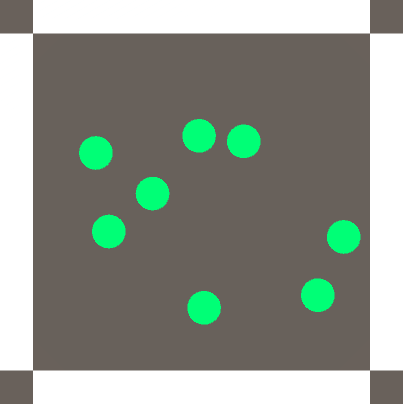
%> input picture Python/data/MultiSet1/0007_shot.png, 403 x 404 px; its folder holds only this picture in this run
$ octave aug_train.m   (GNU Octave 9; MATLAB toolbox functions it lacks are replaced by stand-ins)
%> lines starting %> are read from the running program, lines starting %| are printed output that depends on the picture


dataDir = 'MultiSet1';%fullfile('data', '291');
mkdir('multi_train_imgs/');
count = 0;
f_lst = [];
f_lst = [f_lst; dir(fullfile(dataDir, '*.png'))];
f_lst = [f_lst; dir(fullfile(dataDir, '*.bmp'))];
for f_iter = 1:numel(f_lst)
%     disp(f_iter);
    f_info = f_lst(f_iter);
    if f_info.name == '.'
        continue;
    end

    f_path = fullfile(dataDir,f_info.name);
    img_raw = imread(f_path);
%> img_raw is the input picture: size 404x403x3 uint8; mean R, G, B 141.1, 147.4, 137.3
    img_raw = rgb2gray(img_raw);
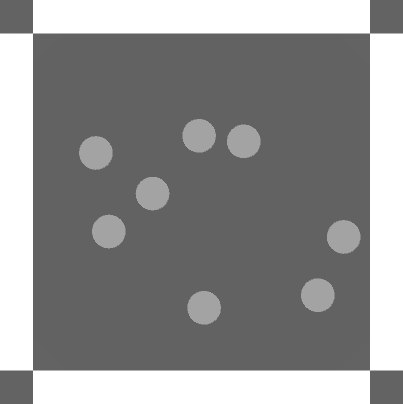
%> img_raw: size 404x403 uint8; min 98, max 255, mean 144.1
    img_raw = im2double(img_raw(:,:,1));
%> img_raw: size 404x403 double

    img_size = size(img_raw);
%> img_size = [404 403]
    width = img_size(2);
%> width = 403
    height = img_size(1);
%> height = 404


    img_raw = img_raw(33:end-33,33:end-33);
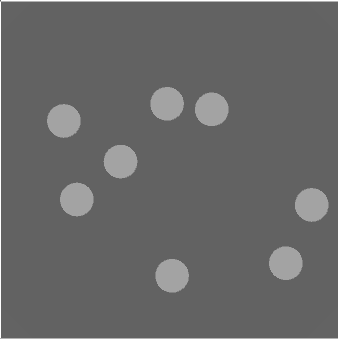
%> img_raw: size 339x338 double; min 0.384, max 1, mean 0.406


    img_size = size(img_raw);
%> img_size = [339 338]

    img_save = imresize(img_raw, [128,128], 'method','bicubic');
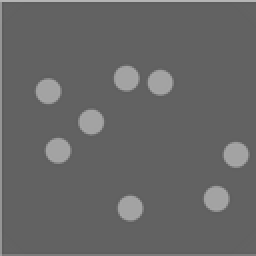
%> img_save: size 128x128 double (shown 2 times larger); min 0.358, max 0.712, mean 0.405


    img_name = sprintf('multi_train_imgs/%d', count);
    img_name_rot = sprintf('multi_train_imgs/%d', count + numel(f_lst));
    img_name_rot2 = sprintf('multi_train_imgs/%d', count + 2*numel(f_lst)) ;
    img_name_rot3 = sprintf('multi_train_imgs/%d', count + 3*numel(f_lst)) ;
    count = count + 1;
    save(img_name, 'img_save');
    img_save = imrotate(img_save, 90);
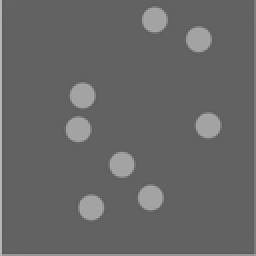
%> img_save: size 128x128 double (shown 2 times larger); min 0.358, max 0.712, mean 0.405; mean of the top-left, top-right, bottom-left and bottom-right quarters 0.401, 0.406, 0.411, 0.401

    save(img_name_rot, 'img_save');
    img_save = imrotate(img_save, 90);
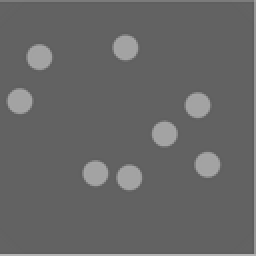
%> img_save: size 128x128 double (shown 2 times larger); min 0.358, max 0.712, mean 0.405; mean of the top-left, top-right, bottom-left and bottom-right quarters 0.406, 0.401, 0.401, 0.411
    save(img_name_rot2, 'img_save');
    %img_save = imrotate(img_save, 90);
    %save(img_name_rot3, 'img_save');
    %imwrite(img_save, img_name)
end


% [93 lines of commented-out code are left out]

$ run again, on Python/data/MultiSet1/0074_shot.png
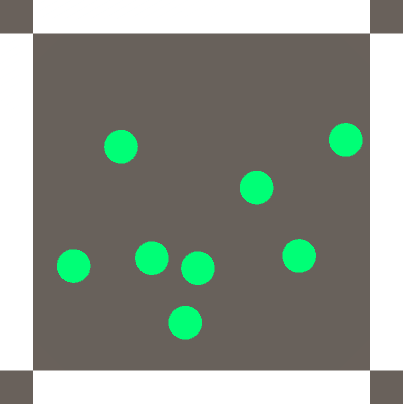
%> input picture Python/data/MultiSet1/0074_shot.png, 403 x 404 px
%> img_raw is the input picture: size 404x403x3 uint8; mean R, G, B 141.1, 147.4, 137.3
%> `img_raw = img_raw(33:end-33,33:end-33);`:
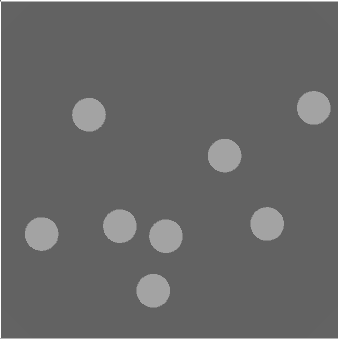
%> img_raw: size 339x338 double; min 0.384, max 1, mean 0.406
%> `img_save = imrotate(img_save, 90);`:
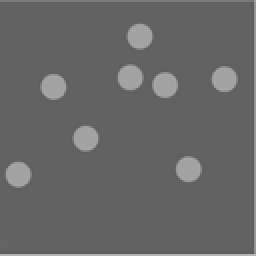
%> img_save: size 128x128 double (shown 2 times larger); min 0.358, max 0.712, mean 0.405; mean of the top-left, top-right, bottom-left and bottom-right quarters 0.397, 0.417, 0.405, 0.4

$ run again, on Python/data/MultiSet1/0116_shot.png
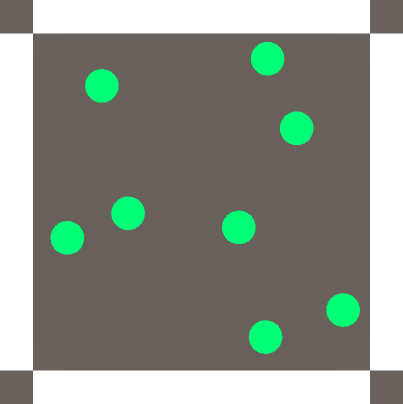
%> input picture Python/data/MultiSet1/0116_shot.png, 403 x 404 px
%> img_raw is the input picture: size 404x403x3 uint8; mean R, G, B 141.1, 147.4, 137.3
%> `img_raw = img_raw(33:end-33,33:end-33);`:
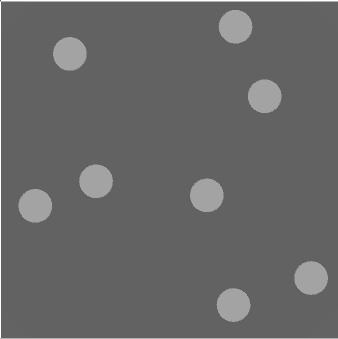
%> img_raw: size 339x338 double; min 0.384, max 1, mean 0.406
%> `img_save = imrotate(img_save, 90);`:
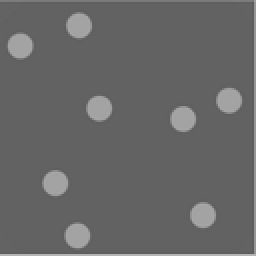
%> img_save: size 128x128 double (shown 2 times larger); min 0.358, max 0.712, mean 0.405; mean of the top-left, top-right, bottom-left and bottom-right quarters 0.409, 0.404, 0.405, 0.401

$ run again, on Python/data/MultiSet1/0140_shot.png
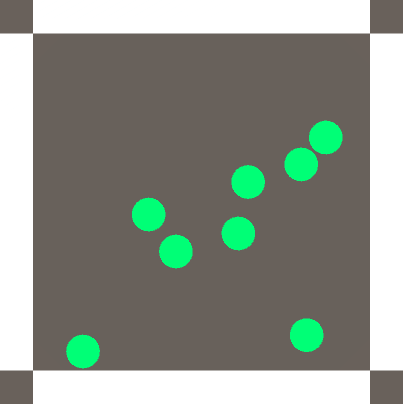
%> input picture Python/data/MultiSet1/0140_shot.png, 403 x 404 px
%> img_raw is the input picture: size 404x403x3 uint8; mean R, G, B 141.1, 147.4, 137.3
%> `img_raw = img_raw(33:end-33,33:end-33);`:
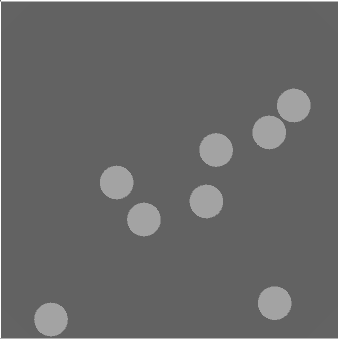
%> img_raw: size 339x338 double; min 0.384, max 1, mean 0.406
%> `img_save = imrotate(img_save, 90);`:
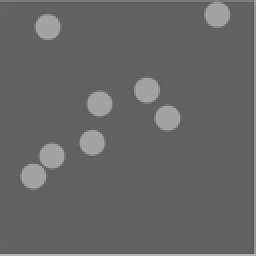
%> img_save: size 128x128 double (shown 2 times larger); min 0.358, max 0.712, mean 0.405; mean of the top-left, top-right, bottom-left and bottom-right quarters 0.402, 0.412, 0.413, 0.393
